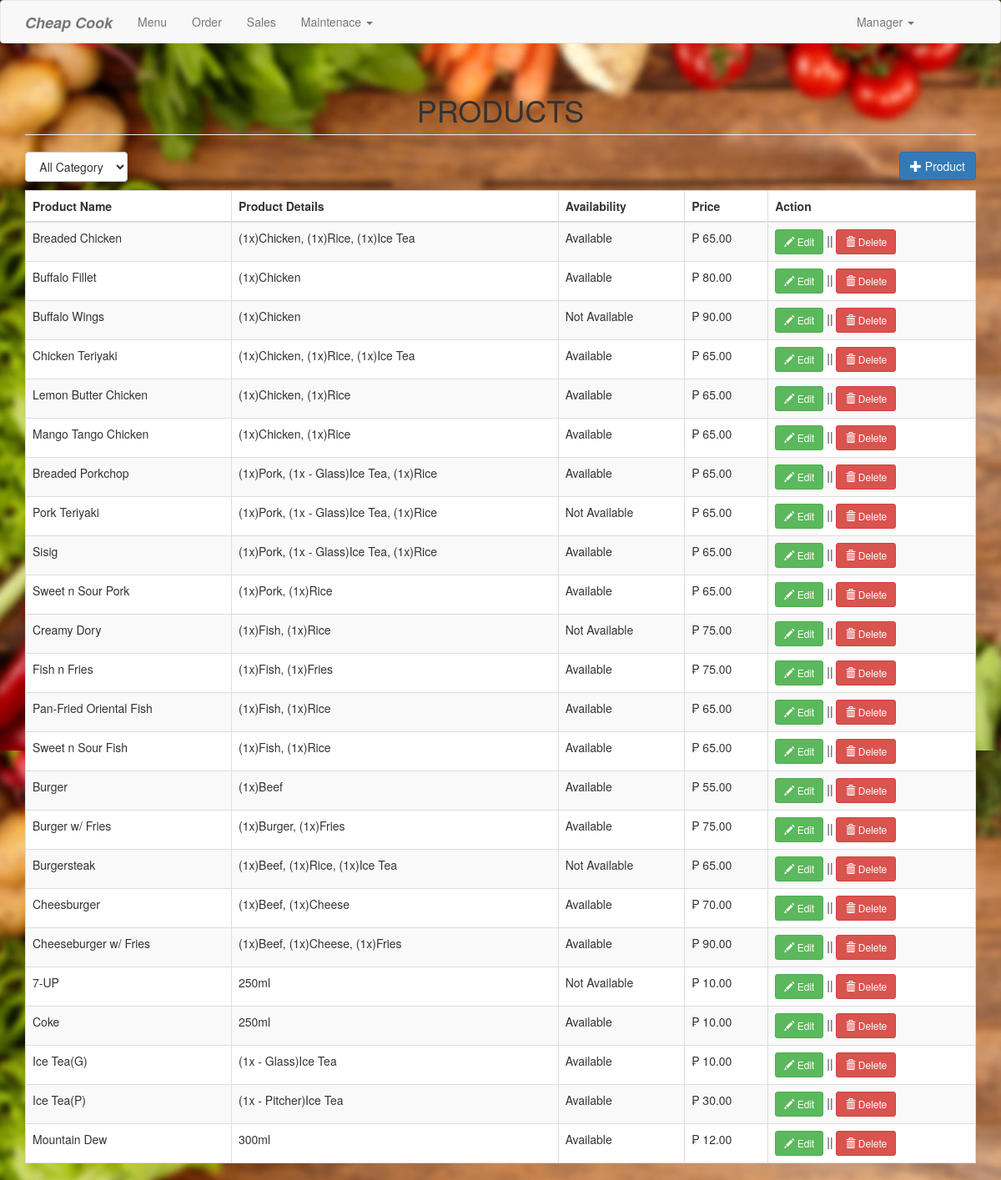
The page /product.php on the database its author committed.
### tables this page shows
CREATE TABLE  `product` (
  `productid` int(11) NOT NULL,
  `categoryid` int(1) NOT NULL,
  `productname` varchar(30) NOT NULL,
  `productdetails` varchar(100) NOT NULL,
  `prodavail` varchar(15) NOT NULL,
  `price` double NOT NULL,
  `photo` varchar(150) NOT NULL
);

### product.php (the view, shortened to what this page needs)
<?php include('header.php'); ?>
<body>
<?php include('navbar.php'); ?>
<div class="container">
	<h1 class="page-header text-center">PRODUCTS</h1>
	<div class="row">
		<div class="col-md-12">
			<select id="catList" class="btn btn-default">
			<option value="0">All Category</option>
			</select>
			<a href="#addproduct" data-toggle="modal" class="pull-right btn btn-primary"><span class="glyphicon glyphicon-plus"></span> Product</a>
		</div>
	</div>
	<div style="margin-top:10px;">
		<table class="table table-striped table-bordered"  style="background-color: white">
			<thead>
				<th>Product Name</th>
				<th>Product Details</th>
				<th>Availability</th>
				<th>Price</th>
				<th>Action</th>
			</thead>
			<tbody>
				<?php
					$where = "";
					$sql="select * from product left join category on category.categoryid=product.categoryid $where order by product.categoryid asc, productname asc";
					$query=$conn->query($sql);
					while($row=$query->fetch_array()){
						?>
						<tr>
							<td><?php echo $row['productname']; ?></td>
							<td><?php echo $row['productdetails']; ?></td>
							<td><?php echo $row['prodavail']; ?></td>
							<td>&#8369; <?php echo number_format($row['price'], 2); ?></td>
							<td>
								<a href="#editproduct<?php echo $row['productid']; ?>" data-toggle="modal" class="btn btn-success btn-sm"><span class="glyphicon glyphicon-pencil"></span> Edit</a> || <a href="#deleteproduct<?php echo $row['productid']; ?>" data-toggle="modal" class="btn btn-danger btn-sm"><span class="glyphicon glyphicon-trash"></span> Delete</a>
								<?php include('product_modal.php'); ?>
							</td>
						</tr>
						<?php
					}
				?>
</body>
</html>

### product.php (style rules this page uses)
body { background-image: url("upload/bg1.jpg") }

### rows shown on the page
product: productname "Breaded Chicken", productdetails "(1x)Chicken, (1x)Rice, (1x)Ice Tea", prodavail "Available", price "65.00"
product: productname "Buffalo Fillet", productdetails "(1x)Chicken", prodavail "Available", price "80.00"
product: productname "Buffalo Wings", productdetails "(1x)Chicken", prodavail "Not Available", price "90.00"
product: productname "Chicken Teriyaki", productdetails "(1x)Chicken, (1x)Rice, (1x)Ice Tea", prodavail "Available", price "65.00"
product: productname "Lemon Butter Chicken", productdetails "(1x)Chicken, (1x)Rice", prodavail "Available", price "65.00"
product: productname "Mango Tango Chicken", productdetails "(1x)Chicken, (1x)Rice", prodavail "Available", price "65.00"
product: productname "Breaded Porkchop", productdetails "(1x)Pork, (1x - Glass)Ice Tea, (1x)Rice", prodavail "Available", price "65.00"
product: productname "Pork Teriyaki", productdetails "(1x)Pork, (1x - Glass)Ice Tea, (1x)Rice", prodavail "Not Available", price "65.00"
product: productname "Sisig", productdetails "(1x)Pork, (1x - Glass)Ice Tea, (1x)Rice", prodavail "Available", price "65.00"
product: productname "Sweet n Sour Pork", productdetails "(1x)Pork, (1x)Rice", prodavail "Available", price "65.00"
product: productname "Creamy Dory", productdetails "(1x)Fish, (1x)Rice", prodavail "Not Available", price "75.00"
product: productname "Fish n Fries", productdetails "(1x)Fish, (1x)Fries", prodavail "Available", price "75.00"
product: productname "Pan-Fried Oriental Fish", productdetails "(1x)Fish, (1x)Rice", prodavail "Available", price "65.00"
product: productname "Sweet n Sour Fish", productdetails "(1x)Fish, (1x)Rice", prodavail "Available", price "65.00"
product: productname "Burger", productdetails "(1x)Beef", prodavail "Available", price "55.00"
product: productname "Burger w/ Fries", productdetails "(1x)Burger, (1x)Fries", prodavail "Available", price "75.00"
product: productname "Burgersteak", productdetails "(1x)Beef, (1x)Rice, (1x)Ice Tea", prodavail "Not Available", price "65.00"
product: productname "Cheesburger", productdetails "(1x)Beef, (1x)Cheese", prodavail "Available", price "70.00"
product: productname "Cheeseburger w/ Fries", productdetails "(1x)Beef, (1x)Cheese, (1x)Fries", prodavail "Available", price "90.00"
product: productname "7-UP", productdetails "250ml", prodavail "Not Available", price "10.00"
product: productname "Coke", productdetails "250ml", prodavail "Available", price "10.00"
product: productname "Ice Tea(G)", productdetails "(1x - Glass)Ice Tea", prodavail "Available", price "10.00"
product: productname "Ice Tea(P)", productdetails "(1x - Pitcher)Ice Tea", prodavail "Available", price "30.00"
product: productname "Mountain Dew", productdetails "300ml", prodavail "Available", price "12.00"
